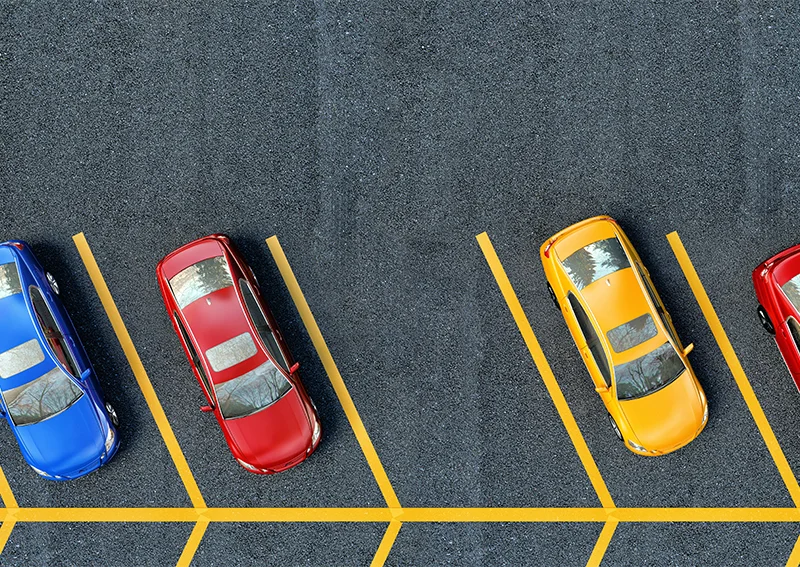
#> input picture Vagas-de-Estacionamento-Entenda-o-que-Pode-e-o-Que-nao-Pode-no-Condominio.webp, 800 x 567 px
$ python -i main.py   (imports and definitions only)
#> lines starting #> are read from the running program, lines starting #| are printed output that depends on the picture; after the words box and inside, x2 and y2 are one past the last pixel; in counts of white or black regions, pixels touching at a corner belong together
#> further down, picture is the input picture: shape (567, 800, 3); mean B, G, R 91, 95.1, 93.6
import cv2
import numpy as np
import torch

# Função para calcular a densidade de pixels brancos em uma ROI
def calcular_densidade(roi):
    _, thresh = cv2.threshold(roi, 128, 255, cv2.THRESH_BINARY)
    return np.sum(thresh == 255) / thresh.size

# Função para detectar vagas utilizando YOLO
def detectar_vagas_yolo(image):
    # Carregar o modelo YOLO pré-treinado
    model = torch.hub.load('ultralytics/yolov5', 'yolov5s', pretrained=True)
    results = model(image)
    return results.pandas().xyxy[0]

# Função para detectar vagas utilizando contornos
def detectar_vagas_contornos(image):
    gray = cv2.cvtColor(image, cv2.COLOR_BGR2GRAY)
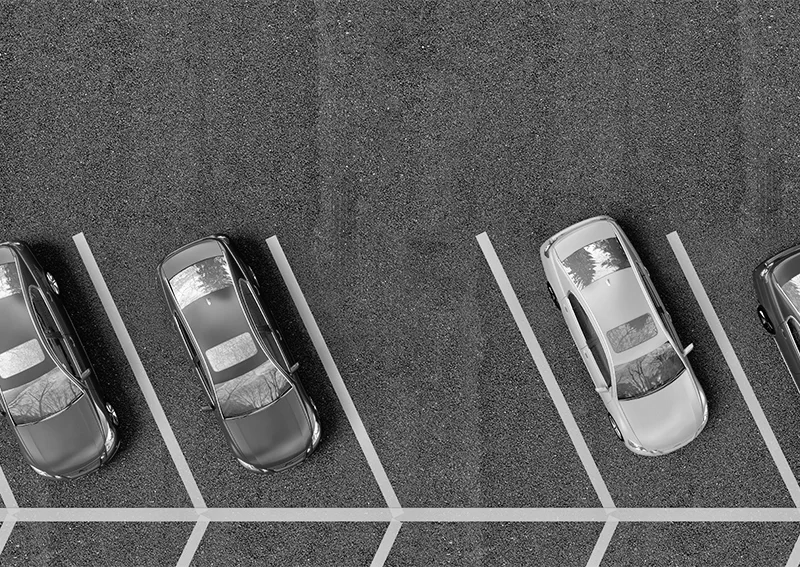
#> gray: shape (567, 800); min 0, max 255, mean 94.2
    blurred = cv2.GaussianBlur(gray, (5, 5), 0)
    edges = cv2.Canny(blurred, 50, 150)
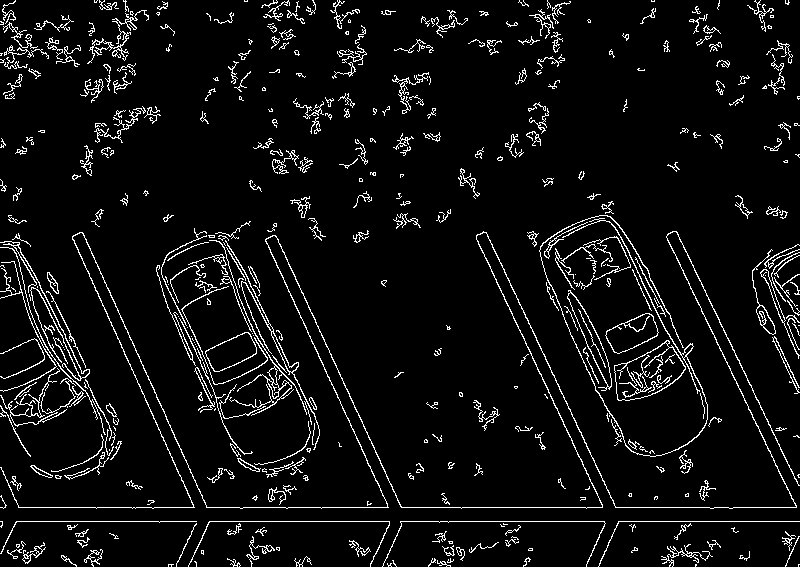
#> edges: shape (567, 800); 6% white in thin lines or dots

    kernel = np.ones((5, 5), np.uint8)
    edges = cv2.dilate(edges, kernel, iterations=1)
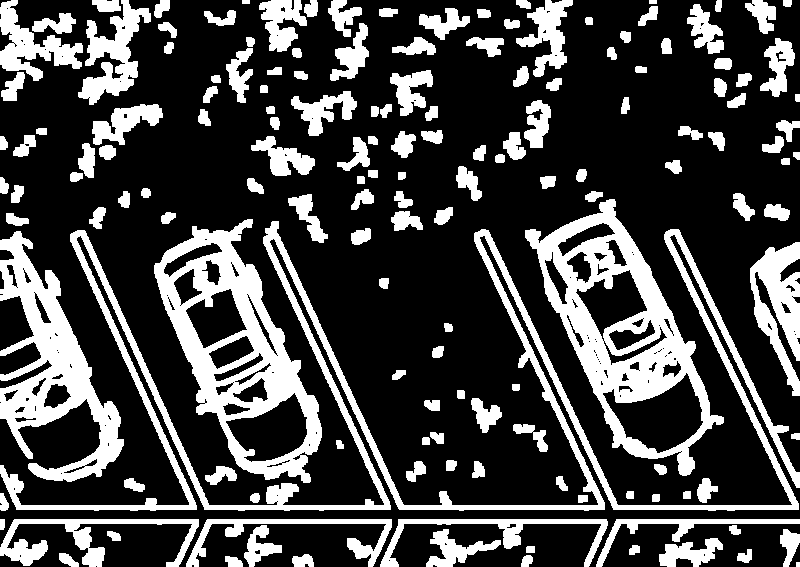
#> edges: shape (567, 800); 26.9% white; 155 white regions, largest, box (x1, y1, x2, y2) and area: (0, 221, 800, 511) 21207, (525, 199, 724, 476) 15809, (154, 219, 322, 483) 14761
    edges = cv2.erode(edges, kernel, iterations=1)
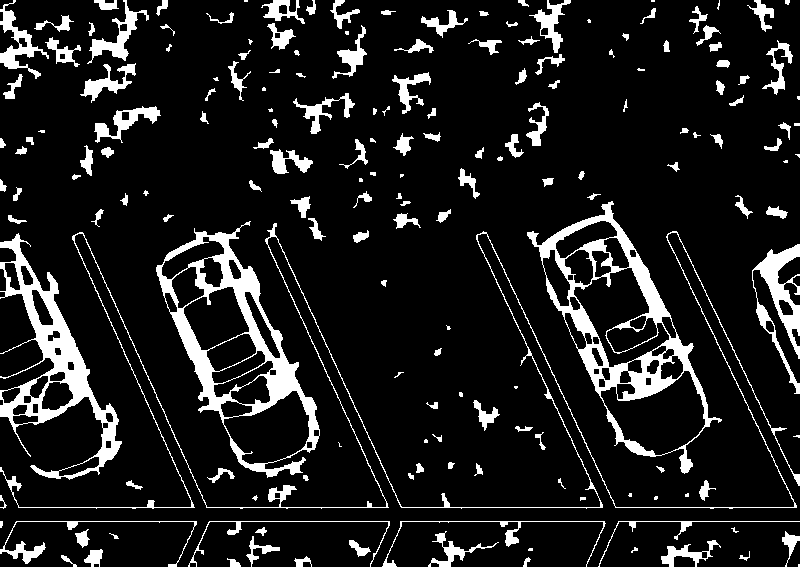
#> edges: shape (567, 800); 11.6% white; 178 white regions (35 under 20 px)

    contours, _ = cv2.findContours(edges, cv2.RETR_TREE, cv2.CHAIN_APPROX_SIMPLE)
#> contours = 251 contours, 61 with area under 20; largest, box (x1, y1, x2, y2) and area: (527, 201, 722, 474) 22998, (156, 221, 320, 478) 20603, (0, 233, 122, 480) 8986, (600, 370, 706, 456) 5098, (573, 267, 670, 368) 4022

    vagas = []
    for contour in contours:
        approx = cv2.approxPolyDP(contour, 0.02 * cv2.arcLength(contour, True), True)
        if len(approx) == 4:
            x, y, w, h = cv2.boundingRect(approx)
            if w > 20 and h > 20:
                vagas.append((x, y, w, h))
#> this loop made 251 passes
#> (approx, x, y, w, h) on pass 1: ([[798, 564], [798, 566], [799, 566], [799, 564]], 798, 564, 2, 3)
#> (x, y, w, h) on passes 89, 154, 173, 237, 245: (206, 333, 51, 39), (795, 154, 5, 4), (794, 123, 6, 3), (651, 0, 4, 2), (244, 0, 4, 2)
#> after the loop, vagas = [(206, 333, 51, 39)]

    return vagas

# Carregando a imagem
image_path = 'Vagas-de-Estacionamento-Entenda-o-que-Pode-e-o-Que-nao-Pode-no-Condominio.webp'
# [38 lines not run here, left out]

>>> import cv2
>>> picture = cv2.imread('Vagas-de-Estacionamento-Entenda-o-que-Pode-e-o-Que-nao-Pode-no-Condominio.webp')
>>> result = detectar_vagas_contornos(picture)
#> result = [(206, 333, 51, 39)]

$ run again, on imagem_estacionamento.png
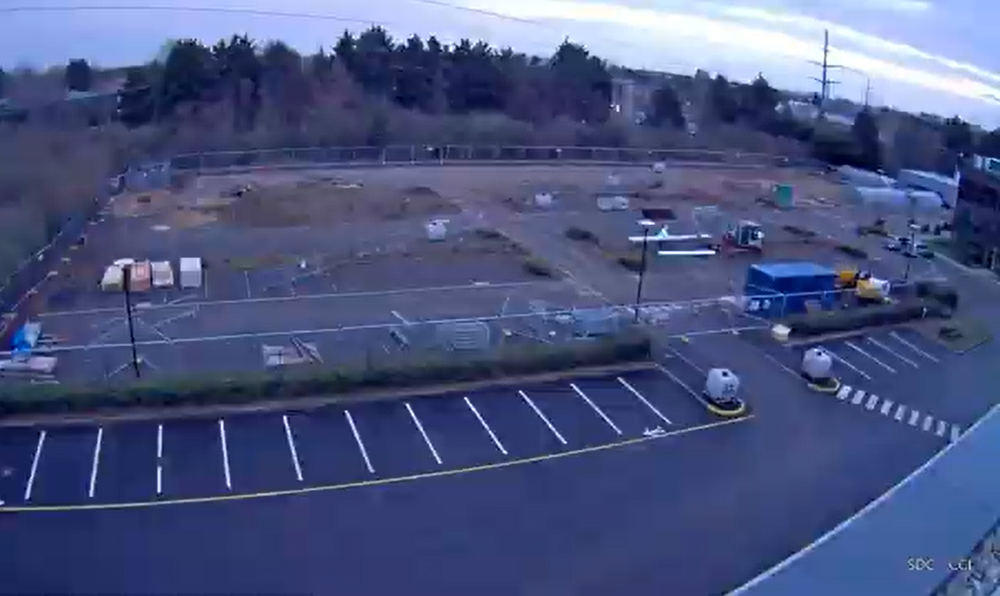
#> input picture imagem_estacionamento.png, 1000 x 596 px, shrunk from 1286 x 766 before the run
#> picture is the input picture: shape (596, 1000, 3); mean B, G, R 128.7, 85.4, 74.5
#> in detectar_vagas_contornos, `gray = cv2.cvtColor(image, cv2.COLOR_BGR2GRAY)`:
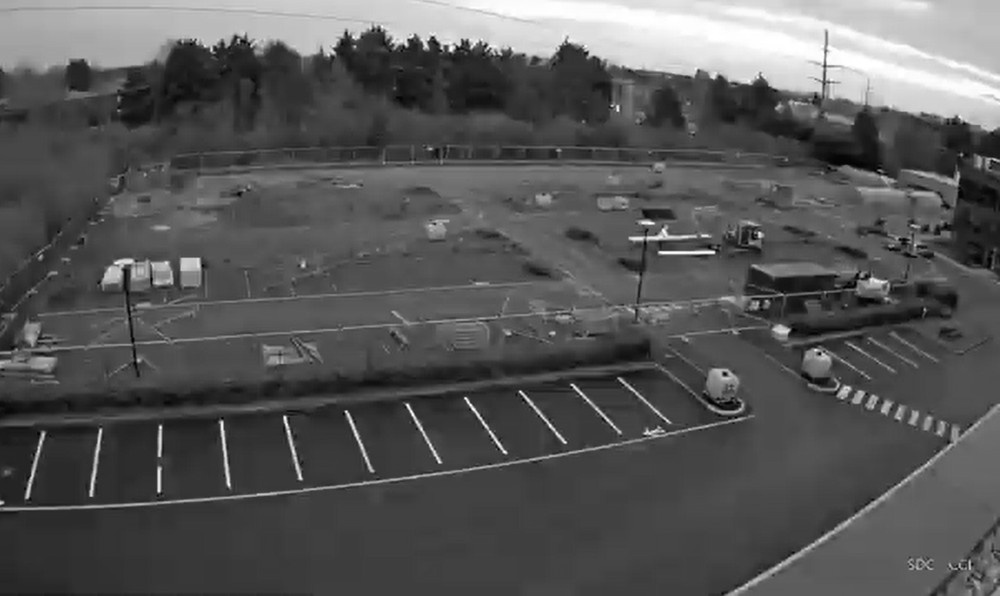
#> gray: shape (596, 1000); min 0, max 255, mean 87.1
#> in detectar_vagas_contornos, `edges = cv2.erode(edges, kernel, iterations=1)`:
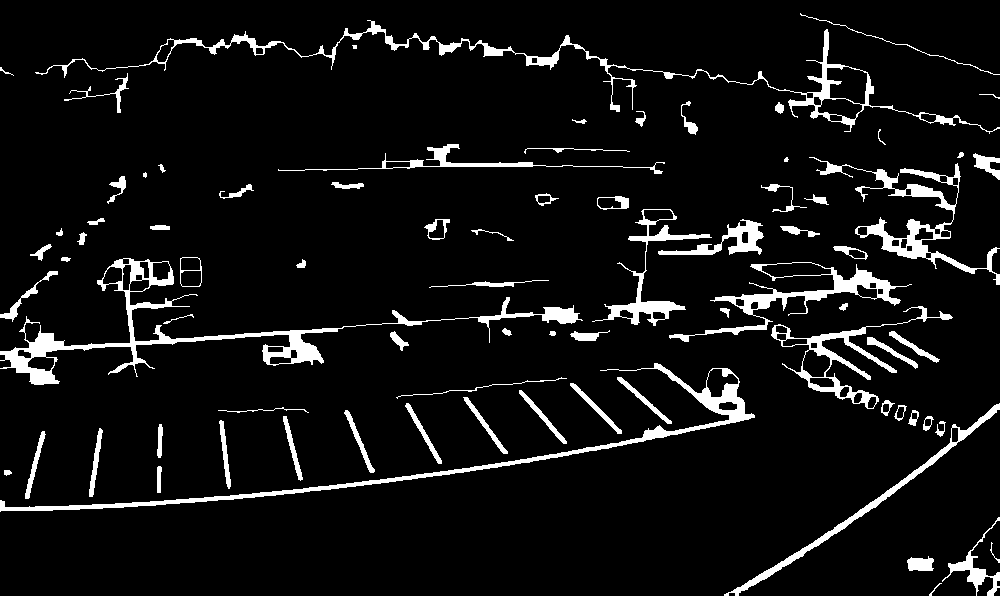
#> edges: shape (596, 1000); 6.9% white; 80 white regions (3 under 20 px)
#> contours = 145 contours, 14 with area under 20; largest, box (x1, y1, x2, y2) and area: (0, 258, 583, 385) 6900, (35, 20, 1000, 134) 5566, (0, 363, 755, 512) 4459, (669, 262, 912, 342) 3297, (809, 157, 1000, 285) 3199
#> the loop in detectar_vagas_contornos, `for contour in contours:` made 145 passes
#> (approx, x, y, w, h) on passes 6, 9, 17, 26, 31, 35: ([[158, 466], [157, 492], [160, 492], [161, 467]], 157, 466, 5, 27), ([[161, 424], [158, 427], [158, 457], [161, 455]], 158, 424, 4, 34), ([[345, 410], [367, 467], [373, 472], [352, 418]], 345, 410, 29, 63), ([[463, 397], [500, 450], [507, 453], [468, 398]], 463, 397, 45, 57), ([[754, 415], [600, 370], [729, 419], [0, 511]], 0, 370, 755, 142), ([[889, 332], [918, 354], [938, 361], [894, 331]], 889, 331, 50, 31)
#> after the loop in detectar_vagas_contornos, `for contour in contours:`: vagas = [(345, 410, 29, 63), (463, 397, 45, 57), (0, 370, 755, 142), (889, 331, 50, 31), (278, 144, 387, 27)]
#> result has the same summary as vagas in detectar_vagas_contornos
